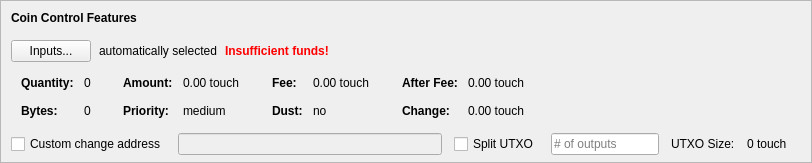
    <widget class="QFrame" name="frameCoinControl">
     <property name="sizePolicy">
      <sizepolicy hsizetype="Expanding" vsizetype="Expanding">
       <horstretch>0</horstretch>
       <verstretch>0</verstretch>
      </sizepolicy>
     </property>
     <property name="maximumSize">
      <size>
       <width>16777215</width>
       <height>16777215</height>
      </size>
     </property>
     <property name="frameShape">
      <enum>QFrame::StyledPanel</enum>
     </property>
     <property name="frameShadow">
      <enum>QFrame::Sunken</enum>
     </property>
     <layout class="QVBoxLayout" name="verticalLayoutCoinControl2">
      <property name="spacing">
       <number>0</number>
      </property>
      <property name="leftMargin">
       <number>0</number>
      </property>
      <property name="topMargin">
       <number>0</number>
      </property>
      <property name="rightMargin">
       <number>0</number>
      </property>
      <property name="bottomMargin">
       <number>6</number>
      </property>
      <item>
       <layout class="QVBoxLayout" name="verticalLayoutCoinControl" stretch="0,0,0,0,1">
        <property name="spacing">
         <number>0</number>
        </property>
        <property name="leftMargin">
         <number>10</number>
        </property>
        <property name="topMargin">
         <number>10</number>
        </property>
        <item>
         <layout class="QHBoxLayout" name="horizontalLayoutCoinControl1">
          <property name="bottomMargin">
           <number>15</number>
          </property>
          <item>
           <widget class="QLabel" name="labelCoinControlFeatures">
            <property name="sizePolicy">
             <sizepolicy hsizetype="Preferred" vsizetype="Maximum">
              <horstretch>0</horstretch>
              <verstretch>0</verstretch>
             </sizepolicy>
            </property>
            <property name="font">
             <font>
              <weight>75</weight>
              <bold>true</bold>
             </font>
            </property>
            <property name="styleSheet">
             <string notr="true">font-weight:bold;</string>
            </property>
            <property name="text">
             <string>Coin Control Features</string>
            </property>
           </widget>
          </item>
         </layout>
        </item>
        <item>
         <layout class="QHBoxLayout" name="horizontalLayoutCoinControl2" stretch="0,0,0,0">
          <property name="spacing">
           <number>8</number>
          </property>
          <property name="bottomMargin">
           <number>10</number>
          </property>
          <item>
           <widget class="QPushButton" name="pushButtonCoinControl">
            <property name="styleSheet">
             <string notr="true"/>
            </property>
            <property name="text">
             <string>Inputs...</string>
            </property>
            <property name="autoDefault">
             <bool>false</bool>
            </property>
           </widget>
          </item>
          <item>
           <widget class="QLabel" name="labelCoinControlAutomaticallySelected">
            <property name="text">
             <string>automatically selected</string>
            </property>
            <property name="margin">
             <number>5</number>
            </property>
           </widget>
          </item>
          <item>
           <widget class="QLabel" name="labelCoinControlInsuffFunds">
            <property name="font">
             <font>
              <weight>75</weight>
              <bold>true</bold>
             </font>
            </property>
            <property name="styleSheet">
             <string notr="true">color:red;font-weight:bold;</string>
            </property>
            <property name="text">
             <string>Insufficient funds!</string>
            </property>
            <property name="margin">
             <number>5</number>
            </property>
           </widget>
          </item>
          <item>
           <spacer name="horizontalSpacerCoinControl">
            <property name="orientation">
             <enum>Qt::Horizontal</enum>
            </property>
            <property name="sizeHint" stdset="0">
             <size>
              <width>40</width>
              <height>1</height>
             </size>
            </property>
           </spacer>
          </item>
         </layout>
        </item>
        <item>
         <widget class="QWidget" name="widgetCoinControl" native="true">
          <property name="sizePolicy">
           <sizepolicy hsizetype="Preferred" vsizetype="Preferred">
            <horstretch>0</horstretch>
            <verstretch>0</verstretch>
           </sizepolicy>
          </property>
          <property name="minimumSize">
           <size>
            <width>0</width>
            <height>0</height>
           </size>
          </property>
          <property name="styleSheet">
           <string notr="true"/>
          </property>
          <layout class="QHBoxLayout" name="horizontalLayoutCoinControl5">
           <property name="leftMargin">
            <number>0</number>
           </property>
           <property name="topMargin">
            <number>0</number>
           </property>
           <property name="rightMargin">
            <number>0</number>
           </property>
           <property name="bottomMargin">
            <number>0</number>
           </property>
           <item>
            <layout class="QHBoxLayout" name="horizontalLayoutCoinControl3" stretch="0,0,0,1">
             <property name="spacing">
              <number>20</number>
             </property>
             <property name="topMargin">
              <number>0</number>
             </property>
             <property name="bottomMargin">
              <number>10</number>
             </property>
             <item>
              <layout class="QFormLayout" name="formLayoutCoinControl1">
               <property name="horizontalSpacing">
                <number>10</number>
               </property>
               <property name="verticalSpacing">
                <number>14</number>
               </property>
               <property name="leftMargin">
                <number>10</number>
               </property>
               <property name="topMargin">
                <number>4</number>
               </property>
               <property name="rightMargin">
                <number>6</number>
               </property>
               <item row="0" column="0">
                <widget class="QLabel" name="labelCoinControlQuantityText">
                 <property name="font">
                  <font>
                   <weight>75</weight>
                   <bold>true</bold>
                  </font>
                 </property>
                 <property name="text">
                  <string>Quantity:</string>
                 </property>
                 <property name="margin">
                  <number>0</number>
                 </property>
                </widget>
               </item>
               <item row="0" column="1">
                <widget class="QLabel" name="labelCoinControlQuantity">
                 <property name="cursor">
                  <cursorShape>IBeamCursor</cursorShape>
                 </property>
                 <property name="contextMenuPolicy">
                  <enum>Qt::ActionsContextMenu</enum>
                 </property>
                 <property name="text">
                  <string notr="true">0</string>
                 </property>
                 <property name="margin">
                  <number>0</number>
                 </property>
                 <property name="textInteractionFlags">
                  <set>Qt::LinksAccessibleByMouse|Qt::TextSelectableByKeyboard|Qt::TextSelectableByMouse</set>
                 </property>
                </widget>
               </item>
               <item row="1" column="0">
                <widget class="QLabel" name="labelCoinControlBytesText">
                 <property name="font">
                  <font>
                   <weight>75</weight>
                   <bold>true</bold>
                  </font>
                 </property>
                 <property name="text">
                  <string>Bytes:</string>
                 </property>
                </widget>
               </item>
               <item row="1" column="1">
                <widget class="QLabel" name="labelCoinControlBytes">
                 <property name="cursor">
                  <cursorShape>IBeamCursor</cursorShape>
                 </property>
                 <property name="contextMenuPolicy">
                  <enum>Qt::ActionsContextMenu</enum>
                 </property>
                 <property name="text">
                  <string notr="true">0</string>
                 </property>
                 <property name="textInteractionFlags">
                  <set>Qt::LinksAccessibleByMouse|Qt::TextSelectableByKeyboard|Qt::TextSelectableByMouse</set>
                 </property>
                </widget>
               </item>
              </layout>
             </item>
             <item>
              <layout class="QFormLayout" name="formLayoutCoinControl2">
               <property name="horizontalSpacing">
                <number>10</number>
               </property>
               <property name="verticalSpacing">
                <number>14</number>
               </property>
               <property name="leftMargin">
                <number>6</number>
               </property>
               <property name="topMargin">
                <number>4</number>
               </property>
               <property name="rightMargin">
                <number>6</number>
               </property>
               <item row="0" column="0">
                <widget class="QLabel" name="labelCoinControlAmountText">
                 <property name="font">
                  <font>
                   <weight>75</weight>
                   <bold>true</bold>
                  </font>
                 </property>
                 <property name="text">
                  <string>Amount:</string>
                 </property>
                 <property name="margin">
                  <number>0</number>
                 </property>
                </widget>
               </item>
               <item row="0" column="1">
                <widget class="QLabel" name="labelCoinControlAmount">
                 <property name="cursor">
                  <cursorShape>IBeamCursor</cursorShape>
                 </property>
                 <property name="contextMenuPolicy">
                  <enum>Qt::ActionsContextMenu</enum>
                 </property>
                 <property name="text">
                  <string notr="true">0.00 touch</string>
                 </property>
                 <property name="textInteractionFlags">
                  <set>Qt::LinksAccessibleByMouse|Qt::TextSelectableByKeyboard|Qt::TextSelectableByMouse</set>
                 </property>
                </widget>
               </item>
               <item row="1" column="0">
                <widget class="QLabel" name="labelCoinControlPriorityText">
                 <property name="font">
                  <font>
                   <weight>75</weight>
                   <bold>true</bold>
                  </font>
                 </property>
                 <property name="text">
                  <string>Priority:</string>
                 </property>
                </widget>
               </item>
               <item row="1" column="1">
                <widget class="QLabel" name="labelCoinControlPriority">
                 <property name="cursor">
                  <cursorShape>IBeamCursor</cursorShape>
                 </property>
                 <property name="contextMenuPolicy">
                  <enum>Qt::ActionsContextMenu</enum>
                 </property>
                 <property name="text">
                  <string>medium</string>
                 </property>
                 <property name="textInteractionFlags">
                  <set>Qt::LinksAccessibleByMouse|Qt::TextSelectableByKeyboard|Qt::TextSelectableByMouse</set>
                 </property>
                </widget>
               </item>
              </layout>
             </item>
             <item>
              <layout class="QFormLayout" name="formLayoutCoinControl3">
               <property name="horizontalSpacing">
                <number>10</number>
               </property>
               <property name="verticalSpacing">
                <number>14</number>
               </property>
               <property name="leftMargin">
                <number>6</number>
               </property>
               <property name="topMargin">
                <number>4</number>
               </property>
               <property name="rightMargin">
                <number>6</number>
               </property>
               <item row="0" column="0">
                <widget class="QLabel" name="labelCoinControlFeeText">
                 <property name="font">
                  <font>
                   <weight>75</weight>
                   <bold>true</bold>
                  </font>
                 </property>
                 <property name="text">
                  <string>Fee:</string>
                 </property>
                 <property name="margin">
                  <number>0</number>
                 </property>
                </widget>
               </item>
               <item row="0" column="1">
                <widget class="QLabel" name="labelCoinControlFee">
                 <property name="cursor">
                  <cursorShape>IBeamCursor</cursorShape>
                 </property>
                 <property name="contextMenuPolicy">
                  <enum>Qt::ActionsContextMenu</enum>
                 </property>
                 <property name="text">
                  <string notr="true">0.00 touch</string>
                 </property>
                 <property name="textInteractionFlags">
                  <set>Qt::LinksAccessibleByMouse|Qt::TextSelectableByKeyboard|Qt::TextSelectableByMouse</set>
                 </property>
                </widget>
               </item>
               <item row="1" column="0">
                <widget class="QLabel" name="labelCoinControlLowOutputText">
                 <property name="font">
                  <font>
                   <weight>75</weight>
                   <bold>true</bold>
                  </font>
                 </property>
                 <property name="text">
                  <string>Dust:</string>
                 </property>
                </widget>
               </item>
               <item row="1" column="1">
                <widget class="QLabel" name="labelCoinControlLowOutput">
                 <property name="cursor">
                  <cursorShape>IBeamCursor</cursorShape>
                 </property>
                 <property name="contextMenuPolicy">
                  <enum>Qt::ActionsContextMenu</enum>
                 </property>
                 <property name="text">
                  <string>no</string>
                 </property>
                 <property name="textInteractionFlags">
                  <set>Qt::LinksAccessibleByMouse|Qt::TextSelectableByKeyboard|Qt::TextSelectableByMouse</set>
                 </property>
                </widget>
               </item>
              </layout>
             </item>
             <item>
              <layout class="QFormLayout" name="formLayoutCoinControl4">
               <property name="horizontalSpacing">
                <number>10</number>
               </property>
               <property name="verticalSpacing">
                <number>14</number>
               </property>
               <property name="leftMargin">
                <number>6</number>
               </property>
               <property name="topMargin">
                <number>4</number>
               </property>
               <property name="rightMargin">
                <number>6</number>
               </property>
               <item row="0" column="0">
                <widget class="QLabel" name="labelCoinControlAfterFeeText">
                 <property name="font">
                  <font>
                   <weight>75</weight>
                   <bold>true</bold>
                  </font>
                 </property>
                 <property name="text">
                  <string>After Fee:</string>
                 </property>
                 <property name="margin">
                  <number>0</number>
                 </property>
                </widget>
               </item>
               <item row="0" column="1">
                <widget class="QLabel" name="labelCoinControlAfterFee">
                 <property name="cursor">
                  <cursorShape>IBeamCursor</cursorShape>
                 </property>
                 <property name="contextMenuPolicy">
                  <enum>Qt::ActionsContextMenu</enum>
                 </property>
                 <property name="text">
                  <string notr="true">0.00 touch</string>
                 </property>
                 <property name="textInteractionFlags">
                  <set>Qt::LinksAccessibleByMouse|Qt::TextSelectableByKeyboard|Qt::TextSelectableByMouse</set>
                 </property>
                </widget>
               </item>
               <item row="1" column="0">
                <widget class="QLabel" name="labelCoinControlChangeText">
                 <property name="font">
                  <font>
                   <weight>75</weight>
                   <bold>true</bold>
                  </font>
                 </property>
                 <property name="text">
                  <string>Change:</string>
                 </property>
                </widget>
               </item>
               <item row="1" column="1">
                <widget class="QLabel" name="labelCoinControlChange">
                 <property name="cursor">
                  <cursorShape>IBeamCursor</cursorShape>
                 </property>
                 <property name="contextMenuPolicy">
                  <enum>Qt::ActionsContextMenu</enum>
                 </property>
                 <property name="text">
                  <string notr="true">0.00 touch</string>
                 </property>
                 <property name="textInteractionFlags">
                  <set>Qt::LinksAccessibleByMouse|Qt::TextSelectableByKeyboard|Qt::TextSelectableByMouse</set>
                 </property>
                </widget>
               </item>
              </layout>
             </item>
            </layout>
           </item>
          </layout>
         </widget>
        </item>
        <item>
         <layout class="QHBoxLayout" name="horizontalLayoutCoinControl4" stretch="0,0,0,0,0,0,0">
          <property name="spacing">
           <number>12</number>
          </property>
          <property name="sizeConstraint">
           <enum>QLayout::SetDefaultConstraint</enum>
          </property>
          <property name="topMargin">
           <number>5</number>
          </property>
          <property name="rightMargin">
           <number>5</number>
          </property>
          <item>
           <widget class="QCheckBox" name="checkBoxCoinControlChange">
            <property name="toolTip">
             <string>If this is activated, but the change address is empty or invalid, change will be sent to a newly generated address.</string>
            </property>
            <property name="text">
             <string>Custom change address</string>
            </property>
           </widget>
          </item>
          <item>
           <widget class="QValidatedLineEdit" name="lineEditCoinControlChange">
            <property name="enabled">
             <bool>false</bool>
            </property>
            <property name="sizePolicy">
             <sizepolicy hsizetype="Expanding" vsizetype="Fixed">
              <horstretch>0</horstretch>
              <verstretch>0</verstretch>
             </sizepolicy>
            </property>
           </widget>
          </item>
          <item>
           <widget class="QCheckBox" name="splitBlockCheckBox">
            <property name="text">
             <string>Split UTXO</string>
            </property>
           </widget>
          </item>
          <item>
           <widget class="QLineEdit" name="splitBlockLineEdit">
            <property name="sizePolicy">
             <sizepolicy hsizetype="Fixed" vsizetype="Fixed">
              <horstretch>50</horstretch>
              <verstretch>0</verstretch>
             </sizepolicy>
            </property>
            <property name="placeholderText">
             <string># of outputs</string>
            </property>
           </widget>
          </item>
          <item>
           <widget class="QLabel" name="labelBlockSizeText">
            <property name="text">
             <string>UTXO Size:</string>
            </property>
           </widget>
          </item>
          <item>
           <widget class="QLabel" name="labelBlockSize">
            <property name="text">
             <string>0 touch</string>
            </property>
           </widget>
          </item>
          <item>
           <widget class="QLabel" name="labelCoinControlChangeLabel">
            <property name="sizePolicy">
             <sizepolicy hsizetype="Preferred" vsizetype="Expanding">
              <horstretch>0</horstretch>
              <verstretch>0</verstretch>
             </sizepolicy>
            </property>
            <property name="minimumSize">
             <size>
              <width>0</width>
              <height>0</height>
             </size>
            </property>
            <property name="text">
             <string/>
            </property>
            <property name="margin">
             <number>3</number>
            </property>
           </widget>
          </item>
         </layout>
        </item>
        <item>
         <spacer name="verticalSpacerCoinControl">
          <property name="orientation">
           <enum>Qt::Vertical</enum>
          </property>
          <property name="sizeHint" stdset="0">
           <size>
            <width>800</width>
            <height>1</height>
           </size>
          </property>
         </spacer>
        </item>
       </layout>
      </item>
     </layout>
    </widget>
